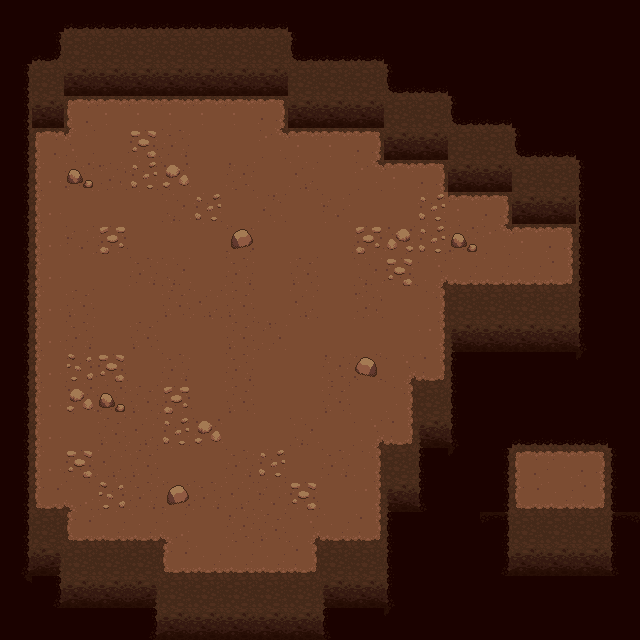

Rendered tile map (Tiled .tmx) drawn with the repository's tilesets; below, a short description and the full map source, tile grids included:
An orthogonal 20x20 tile map with 32x32 px tiles, 1 tile layer (Tile Layer 1), 2 tilesets.

<map version="1.10" tiledversion="1.11.2" orientation="orthogonal" renderorder="right-down" width="20" height="20" tilewidth="32" tileheight="32" infinite="0" nextlayerid="2" nextobjectid="1">
 <tileset firstgid="1" source="cave_tiles_1.0.tsx" />
 <tileset firstgid="26" source="cave_tiles_1.1.tsx" />
 <layer id="1" name="Tile Layer 1" width="20" height="20">
  <data encoding="csv">
35,35,36,36,36,36,36,36,36,35,35,35,35,35,35,35,35,35,35,35,
35,37,34,34,34,34,34,34,34,2684354597,36,36,35,35,35,35,35,35,35,35,
1610612772,34,38,38,38,38,38,38,38,34,34,34,2684354597,36,35,35,35,35,35,35,
1610612772,38,2684354607,3221225517,3221225517,3221225517,3221225517,3221225517,3221225519,38,38,38,34,34,2684354597,36,35,35,35,35,
1610612772,2684354607,2684354608,26,29,28,1,1,3221225520,3221225517,3221225517,3221225519,38,38,34,34,2684354597,36,35,35,
1610612772,2684354605,33,3758096412,31,30,1,3221225500,1,2147483675,1,3221225520,3221225517,3221225519,38,38,34,34,2684354596,35,
1610612772,2684354605,1,1,1,27,31,1,3221225499,1,2684354587,1,1,31,3221225517,3221225519,38,38,2684354596,35,
1610612772,2684354605,2684354587,2147483677,1,1,1,32,1,1,1,2147483677,2147483678,31,33,3221225520,3221225517,3221225519,2684354596,35,
1610612772,2684354605,1,1,28,27,1,28,26,2147483676,1,27,29,1610612784,46,46,46,1610612783,2684354596,35,
1610612772,2684354605,2147483676,26,26,2147483676,2147483675,2147483676,1,2147483675,1,3758096412,1,1610612782,34,34,34,34,2684354596,35,
1610612772,2684354605,28,26,2147483676,26,26,2147483676,1073741851,1,1,1,1,1610612781,39,38,38,38,2147483689,35,
1610612772,2684354605,2147483679,29,26,28,26,28,1,1,3221225500,2147483680,1610612784,1610612783,2684354596,35,35,35,2684354604,35,
1610612772,2684354605,30,33,2147483676,2147483677,26,2147483676,1,1,2147483676,1,1610612782,34,2684354596,35,35,35,35,35,
1610612772,2684354605,26,2147483676,2147483675,31,30,26,1,27,1,1610612784,1610612783,39,2147483689,35,36,36,36,35,
1610612772,2684354605,29,2147483675,2147483676,26,26,28,31,1,28,1610612782,34,2684354596,2684354604,1610612772,2684354607,3221225518,3221225519,2684354596,
1610612772,47,48,2147483679,28,32,28,2147483675,2684354587,29,1,1610612781,39,2147483689,35,1610612772,47,46,1610612783,2684354596,
1610612772,34,47,46,46,48,1,3221225500,2147483676,1610612784,46,1610612783,2684354596,35,35,2147483691,34,34,34,43,
41,2147483687,34,34,34,47,46,46,46,1610612783,34,34,2684354596,35,35,41,38,38,38,2147483689,
3221225516,41,38,38,2147483687,34,34,34,34,34,39,38,2147483689,35,35,35,35,35,35,35,
35,35,35,35,41,38,38,38,38,38,2147483689,35,2684354604,35,35,35,35,35,35,35
</data>
 </layer>
</map>
